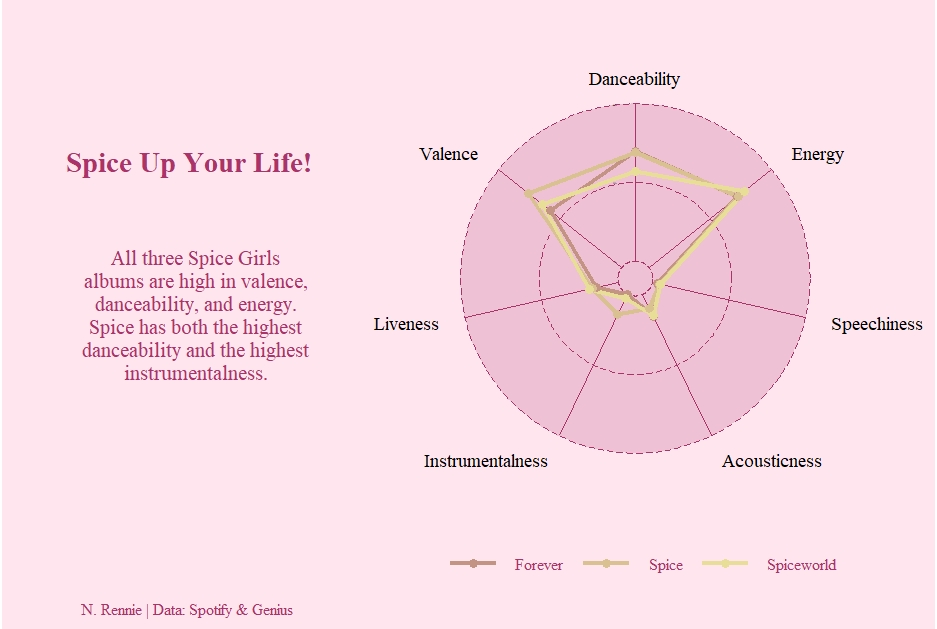

This figure's R source:
library(tidyverse)
devtools::install_github("ricardo-bion/ggradar")
library(ggradar) 
devtools::install_github("johnmackintosh/popthemes")
library(popthemes)

# load data
tuesdata <- tidytuesdayR::tt_load('2021-12-14')
studio_album_tracks <- tuesdata$studio_album_tracks

# prep data
plot_data <- studio_album_tracks %>%
  select(album_name, danceability, energy, speechiness, acousticness, instrumentalness, liveness, valence) %>%
  group_by(album_name) %>%
  summarise_if(is.numeric, mean, na.rm = TRUE)

# make base plot
plot_data %>%
  ggradar()

# make plot
p <- plot_data %>%
  ggradar(font.radar = "serif", 
          axis.labels = str_to_title(colnames(plot_data)[-1]),
          axis.line.colour = "#AA336A",
          gridline.min.colour = "#AA336A",
          gridline.mid.colour = "#AA336A",
          gridline.max.colour = "#AA336A",
          background.circle.colour = "#AA336A",
          group.point.size=3,
          grid.label.size=0) +
  scale_colour_spice() +
  labs(title = "Spice Up Your Life!", 
       tag = str_wrap("All three Spice Girls albums are high in valence, danceability, and energy. Spice has both the highest danceability and the highest instrumentalness.", 30),
       caption = "N. Rennie | Data: Spotify & Genius") +
  theme(plot.background = element_rect(fill = "#FFE6EE", colour="#FFE6EE"),
        panel.background = element_rect(fill = "#FFE6EE", colour="#FFE6EE"),
        plot.title = element_text(colour = "#AA336A", size=22, face="bold", family="serif", hjust=-0.85, vjust=-20),
        plot.tag = element_text(colour = "#AA336A", size=16, family="serif"),
        plot.caption = element_text(colour = "#AA336A", size=12, family="serif", hjust=-0.73),
        plot.tag.position = c(-0.25, 0.5),
        legend.background = element_rect(fill = "#FFE6EE", colour="#FFE6EE"),
        legend.key = element_rect(fill = "#FFE6EE", colour="#FFE6EE"), 
        legend.text =  element_text(colour = "#AA336A", size=12, family="serif"),
        legend.position="bottom",
        axis.ticks = element_blank(),
        axis.text = element_text(colour = "#AA336A", size=16, family="serif"),
        axis.title = element_text(colour = "#AA336A", size=16, family="serif"),
        plot.margin = unit(c(0.3, 0.3, 0.3, 9), "cm"), #top, right, bottom, left
        panel.grid.major = element_blank(),
        panel.grid.minor = element_blank())

# save plot
ggsave(p, filename="14122021.jpg")
